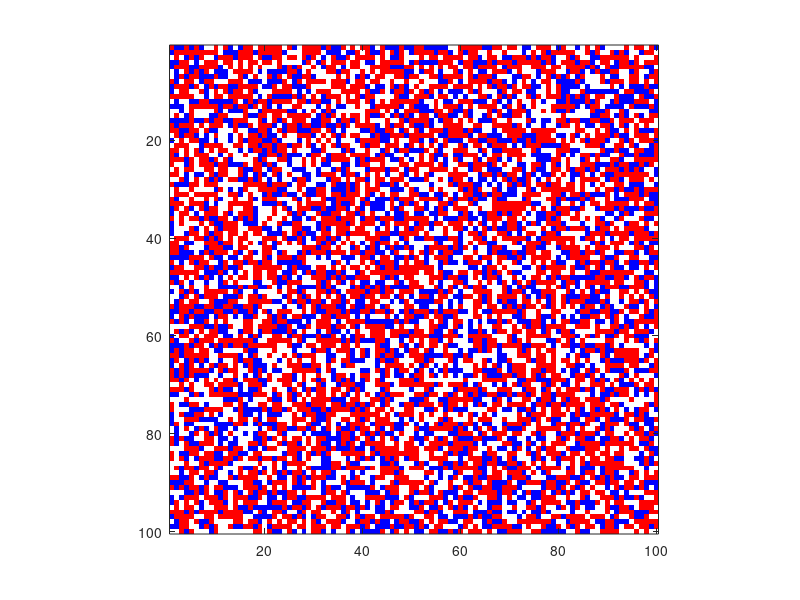
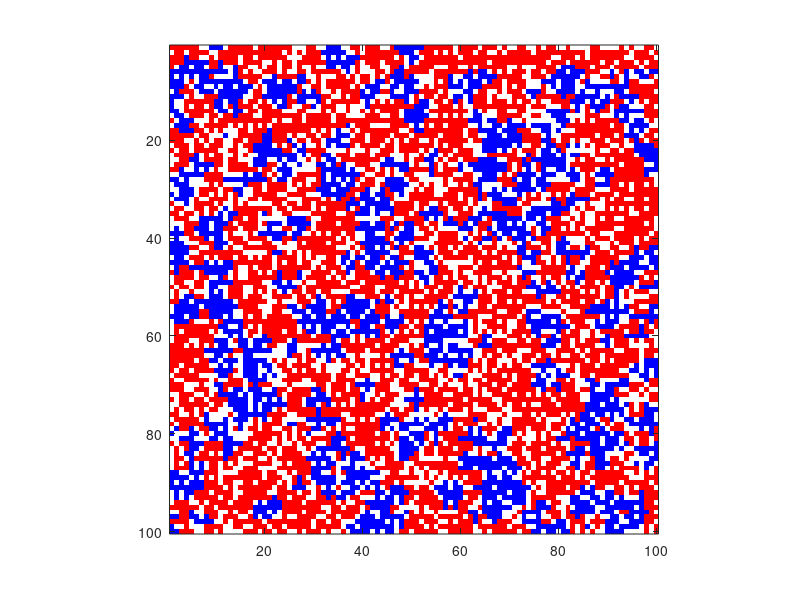

Reproduce these figures in MATLAB, in order.
function cooperation

% parameters
T=1.2;
R=1;
P=0;
S=0;
payoff=[R S;T P];

L=100; % grid size
L2=L^2;
emptySiteProp=0.3;
cooperatorProp=0.39;
defectorProp=1.0-cooperatorProp;
cooperator=1;
defector=2;
m=4; % # of von Neumann neighbors
M=1; % Moore neighborhood
rProb=0.00; % strategy reset probability
qProb=0.05; % cooperation prefer probability
alpha=0.5;
gamma=500;

%%%%%%%%%%%%%%%%%%%%%%%%%%%%%%%%%%%%%%%%%%%%%%%%%%%%%%%%%
% imitation only = true, false, false, false
% success-driven migration only = false, true, false, false
% reputation-based migration only = true, false, true, true
% our model = true, true, true, false;
imitationOn=true;
successMigrationOn=false;
reputationOn=true;
randomMigrationOn=true;


grid=uint8(zeros(L));
overallPayoff=zeros(L); % accumulated
reputation=zeros(L);
iter=10;

% initialize
rng(1); % for reproduction
occupiedSize=round(L2*(1-emptySiteProp));
sitePos=randperm(L2,occupiedSize);
cooperatorSize=round(occupiedSize*cooperatorProp);
defectorSize=occupiedSize-cooperatorSize;
cooperatorPos=sitePos(1:cooperatorSize);
defectorPos=sitePos(cooperatorSize+1:end);

grid(cooperatorPos)=cooperator;
grid(defectorPos)=defector;

% moore neighbor index
MN=[0];
for i=1:M
    MN=[MN -i i];
end

levelCooperator=sum(sum(grid==cooperator))/size(sitePos,2)
levelDefector=1-levelCooperator


str='Grid, t=0';
% colormap, w:empth, b:cooperator, r:defector
cmap = [1, 1, 1,
    0, 0, 1,
    1, 0, 0];
figure('Name',str)
imagesc(grid);
colormap(cmap);
axis square

    
% start simulation
for t=1:iter
    disp(num2str(t,'iter=%d'));
    
    % update order
    [R, C]=ind2sub([L L],randperm(L2));
    
    for i=1:L2
        r=R(i);
        c=C(i);
        focal=grid(r,c);
        
        if focal==0 % empty
            continue;
        end
        
        leaving_prob = 1;
        if reputationOn      
            % sum reputations
            sum_reputation = 0;
            for MNr=MN
                rr=r+MNr;
                if rr < 1 || rr > L
                   continue;
                end
                for MNc=MN
                    cc=c+MNc;
                    
                    if cc < 1 || cc > L || ...
                       grid(rr,cc) == 0 % empty
                       continue;
                    end
                    
                    sum_reputation = sum_reputation + reputation(rr,cc)^gamma;
                end
            end
            
            if sum_reputation > 0
                leaving_prob = reputation(r,c)^gamma / sum_reputation;
            else
                leaving_prob = 0; % initial state
            end
            
            % update reputation, 
            reputation(r,c) = reputation(r,c)*alpha;
            if cooperator
                reputation(r,c) = reputation(r,c) + 1;
            end
        end
        
        
        op=getOverallPayoff(focal,r,c,L,grid,payoff);
        
        % migration
        leave = rand();
        if successMigrationOn && leave <= leaving_prob
            highestPayoff=op;
            highestrc=[r c];

            % test interaction
            for MNr=MN
                rr=r+MNr;
                if rr < 1 || rr > L
                   continue;
                end
                for MNc=MN
                    cc=c+MNc;

                    if cc < 1 || cc > L || ...
                        (rr == r && cc == c) || ... % itself
                        grid(rr,cc) ~= 0 % empty
                       continue;
                    end

                    % fictitious payoff
                    op=getOverallPayoff(focal,rr,cc,L,grid,payoff);

                    if op>highestPayoff
                        highestPayoff=op;
                        highestrc=[rr cc];
                    end
                end
            end

            % migrate to the candidate site
            if highestrc(1) ~= r || highestrc(2) ~= c
                grid(highestrc(1),highestrc(2))=grid(r,c);
                grid(r,c)=0;
                r=highestrc(1);
                c=highestrc(2);
            end

            op=highestPayoff;
            
        elseif randomMigrationOn && leave <= leaving_prob
            % gather empty sites
            empty_sites = [];
            for MNr=MN
                rr=r+MNr;
                if rr < 1 || rr > L
                   continue;
                end
                for MNc=MN
                    cc=c+MNc;

                    if cc < 1 || cc > L || ...
                        (rr == r && cc == c) || ... % itself
                        grid(rr,cc) ~= 0 % empty
                       continue;
                    end
                    
                    empty_sites = [empty_sites; rr cc];
                end
            end
                    
            if size(empty_sites,1) > 0
                % select an empty place randomly
                rc = randi([1,size(empty_sites,1)]);
                rr = empty_sites(rc, 1);
                cc = empty_sites(rc, 2);

                % migrate to there
                op=getOverallPayoff(focal,rr,cc,L,grid,payoff);
                grid(rr,cc)=grid(r,c);
                grid(r,c)=0;
                r=rr;
                c=cc;
            end
        end
               
        
        % update
        overallPayoff(r,c)=overallPayoff(r,c)+op;
               
        % strategy mutation
        if imitationOn
            % compare overall payoff with von Neumann neighbors
            highestPayoff=overallPayoff(r,c);
            highestrc=[r c];
            for rr=r-1:r+1
                if rr < 1 || rr > L
                   continue;
                end
                for cc=c-1:c+1
                    if cc < 1 || cc > L || ...
                        (rr == r && cc == c) || ... % itself
                        ((rr==(r-1) || rr==(r+1)) && (cc~=c)) % diagonal
                       continue;                       
                    end
                    
                    neighbor=grid(rr,cc);
                    if neighbor==0  % empty
                        continue;
                    end

                    if overallPayoff(rr,cc)>highestPayoff
                        highestPayoff=overallPayoff(rr,cc);
                        highestrc=[rr cc];
                    end
                end
            end

            % imitate the strategy
            if highestrc(1) ~= r || highestrc(2) ~= c
                grid(r,c)=grid(highestrc(1),highestrc(2));
            end
        end
    
        % noise 1
        reset = rand();
        if reset <= rProb % random strategy change
            if rand() <= qProb
                grid(r,c)=cooperator;
            else
                grid(r,c)=defector;
            end
        end
    end
    
%     str=num2str(t,'Grid, t=%d');
%     figure('Name',str)
%     imagesc(grid);
%     colormap(cmap);
%     axis square
end

levelCooperator=sum(sum(grid==cooperator))/size(sitePos,2)
levelDefector=1-levelCooperator

str=num2str(t,'Grid, t=%d');
figure('Name',str)
imagesc(grid);
colormap(cmap);
axis square

end

function op = getOverallPayoff(focal, r, c, L, grid, payoff)

op=0;

% interact with von Neumann neighbors
for rr=r-1:r+1
    if rr < 1 || rr > L
       continue;
    end
    for cc=c-1:c+1
        if cc < 1 || cc > L || ...
            (rr == r && cc == c) || ... % itself
            ((rr==(r-1) || rr==(r+1)) && (cc~=c)) % diagonal
           continue;                       
        end
        
        neighbor=grid(rr,cc);
        if neighbor==0  % empty
            continue;
        end

        op=op+payoff(focal, neighbor);
    end
end

end